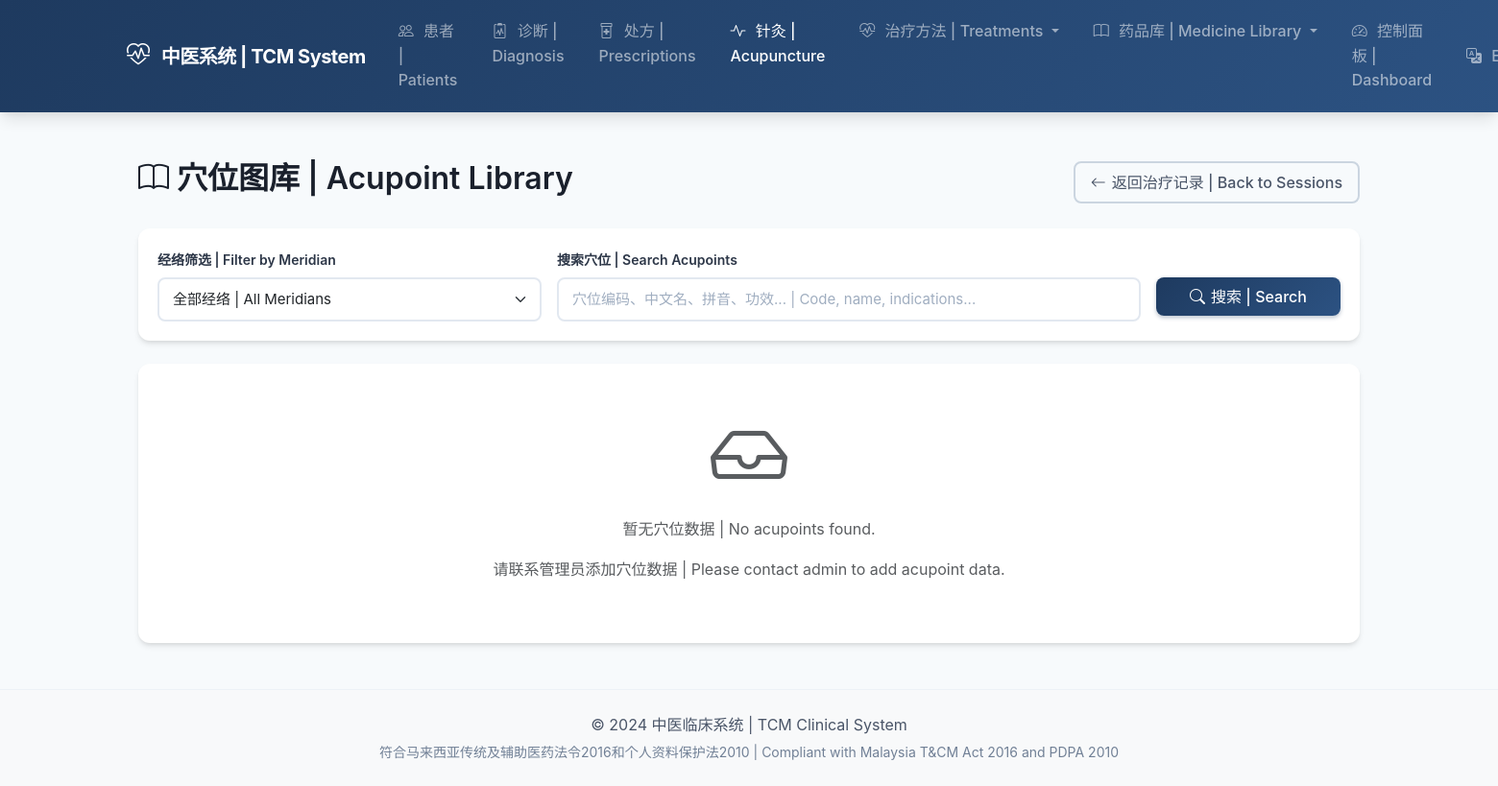
Before: /acupuncture/library/ (signed in) with the older database file.
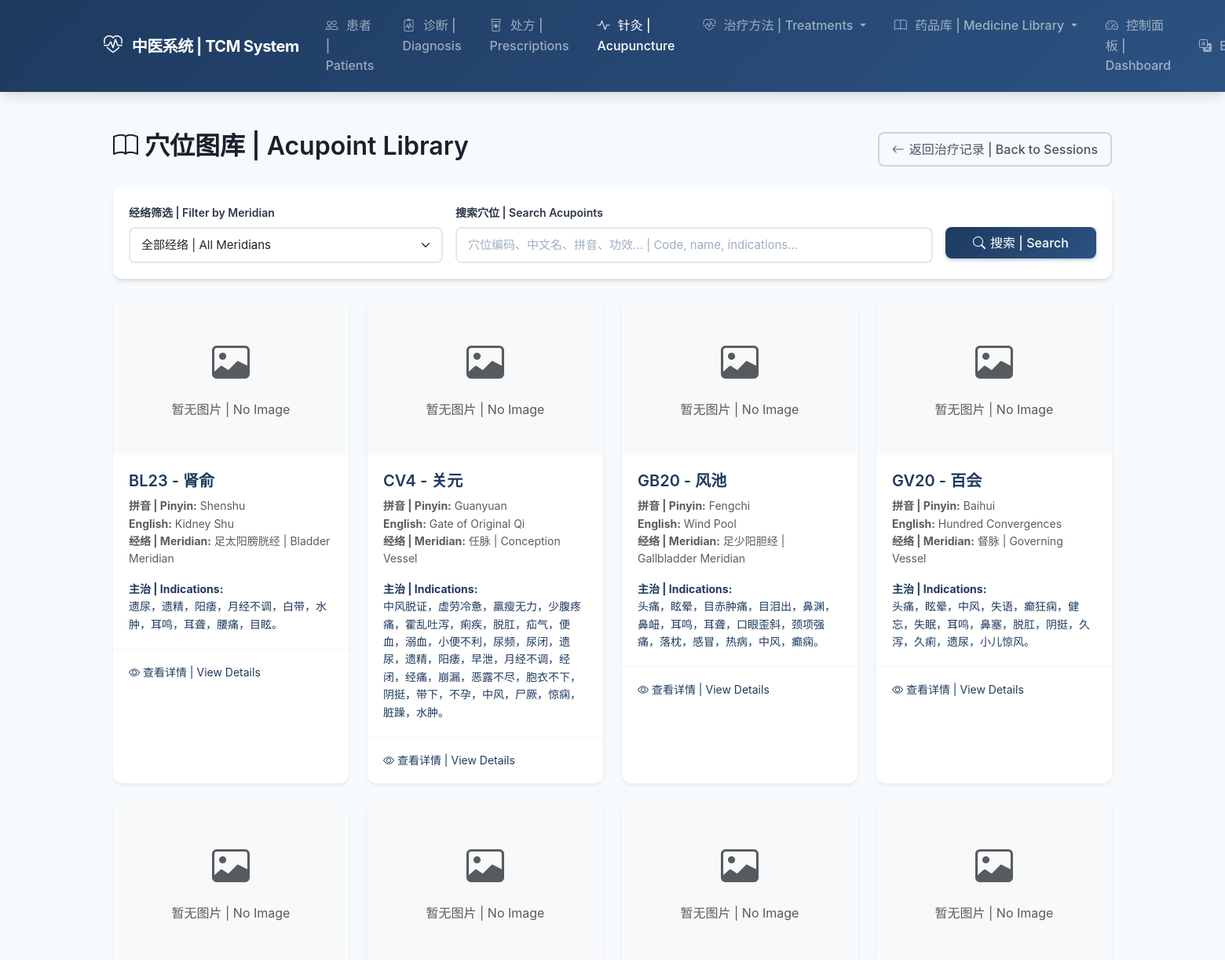
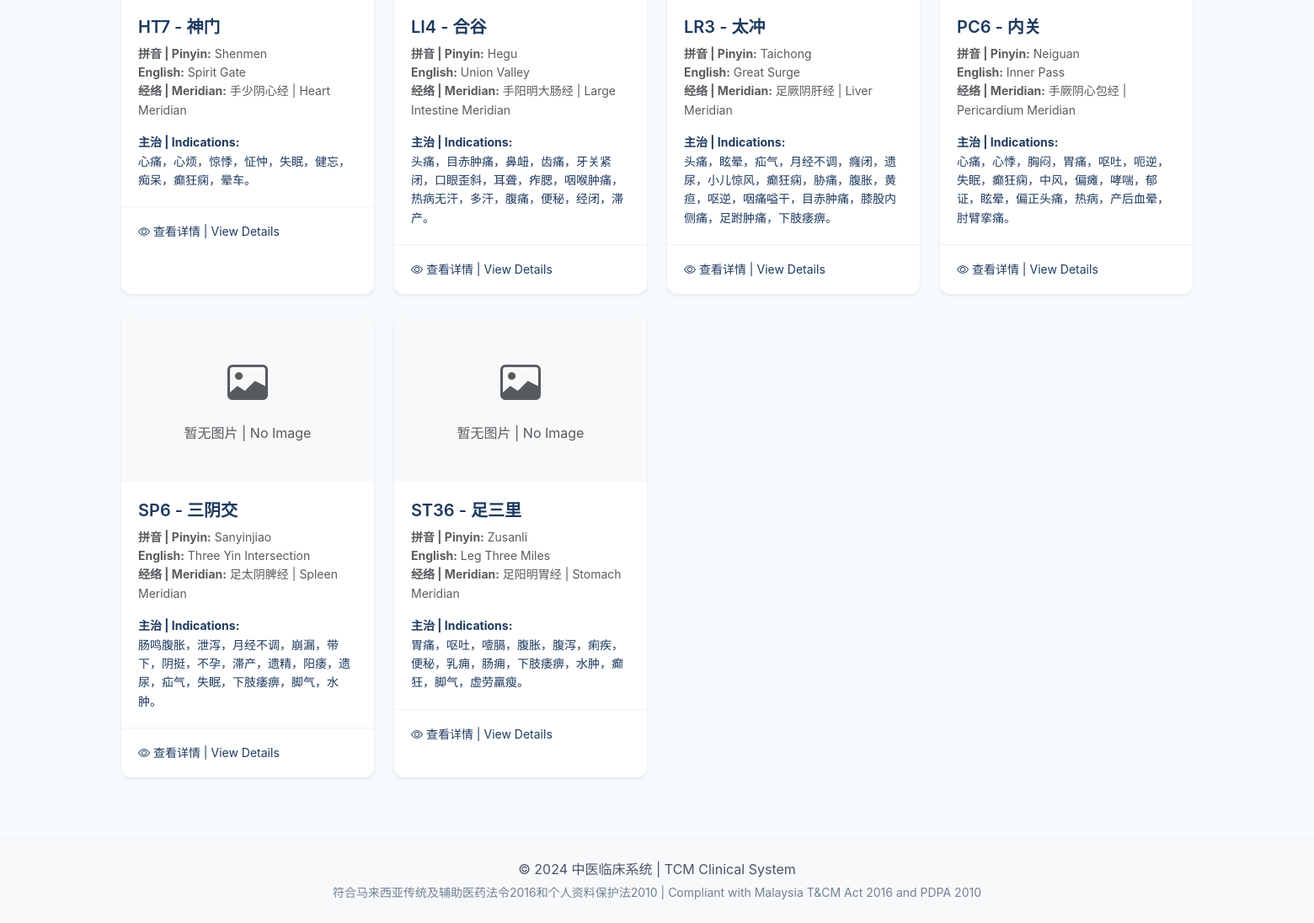
After: the same page with the newer database file (2 pictures, top to bottom).
### acupuncture/models.py (models this page shows, shortened)
class AcupointReference(models.Model):
    class MeridianType(models.TextChoices):
        LUNG = 'LU', _('手太阴肺经 | Lung Meridian')
        LARGE_INTESTINE = 'LI', _('手阳明大肠经 | Large Intestine Meridian')
        STOMACH = 'ST', _('足阳明胃经 | Stomach Meridian')
        SPLEEN = 'SP', _('足太阴脾经 | Spleen Meridian')
        HEART = 'HT', _('手少阴心经 | Heart Meridian')
        SMALL_INTESTINE = 'SI', _('手太阳小肠经 | Small Intestine Meridian')
        BLADDER = 'BL', _('足太阳膀胱经 | Bladder Meridian')
        KIDNEY = 'KI', _('足少阴肾经 | Kidney Meridian')
        PERICARDIUM = 'PC', _('手厥阴心包经 | Pericardium Meridian')
        TRIPLE_BURNER = 'TB', _('手少阳三焦经 | Triple Burner Meridian')
        GALLBLADDER = 'GB', _('足少阳胆经 | Gallbladder Meridian')
        LIVER = 'LR', _('足厥阴肝经 | Liver Meridian')
        GOVERNING_VESSEL = 'GV', _('督脉 | Governing Vessel')
        CONCEPTION_VESSEL = 'CV', _('任脉 | Conception Vessel')
        EXTRA = 'EX', _('经外奇穴 | Extra Points')
    code = models.CharField(
        _('穴位编码 | Acupoint Code'),
        max_length=10,
        unique=True,
        help_text=_('例如：LI4, ST36 | e.g., LI4, ST36')
    )
    chinese_name = models.CharField(
        _('中文名称 | Chinese Name'),
        max_length=50,
        help_text=_('例如：合谷 | e.g., Hegu')
    )
    pinyin_name = models.CharField(
        _('拼音名称 | Pinyin Name'),
        max_length=50,
        help_text=_('例如：Hegu | e.g., Hegu')
    )
    english_name = models.CharField(
        _('英文名称 | English Name'),
        max_length=100,
        blank=True,
        help_text=_('例如：Union Valley | e.g., Union Valley')
    )
    meridian = models.CharField(
        _('所属经络 | Meridian'),
        max_length=2,
        choices=MeridianType.choices
    )
    location_chinese = models.TextField(
        _('定位（中文）| Location (Chinese)'),
        help_text=_('穴位的精确位置描述 | Precise location description')
    )
    location_english = models.TextField(
        _('定位（英文）| Location (English)'),
        blank=True
    )
    image_2d = models.ImageField(
        _('2D图片 | 2D Image'),
        upload_to='acupoints/2d/',
        null=True,
        blank=True,
        help_text=_('穴位2D示意图 | 2D illustration of acupoint')
    )
    image_3d = models.ImageField(
        _('3D图片 | 3D Image'),
        upload_to='acupoints/3d/',
        null=True,
        blank=True,
        help_text=_('穴位3D示意图 | 3D illustration of acupoint')
    )
    video_url = models.URLField(
        _('视频链接 | Video URL'),
        blank=True,
        help_text=_('穴位演示视频URL | Demonstration video URL')
    )
    indications = models.TextField(
        _('主治 | Indications'),
        help_text=_('主治病症 | Main indications for treatment')
    )
    functions = models.TextField(
        _('功效 | Functions'),
        help_text=_('穴位功效 | Therapeutic functions')
    )
    techniques = models.TextField(
        _('针刺方法 | Needling Techniques'),
        blank=True,
        help_text=_('进针深度、角度、手法 | Needle depth, angle, manipulation')
    )
    precautions = models.TextField(
        _('注意事项 | Precautions'),
        blank=True,
        help_text=_('禁忌症和注意事项 | Contraindications and precautions')
    )
    usage_count = models.IntegerField(
        _('使用次数 | Usage Count'),
        default=0,
        help_text=_('在系统中被使用的次数 | Times used in the system')
    )
    effectiveness_rating = models.DecimalField(
        _('有效率 | Effectiveness Rating'),
        max_digits=4,
        decimal_places=2,
        default=0.00,
        help_text=_('基于治疗反馈的有效率 | Effectiveness based on treatment feedback')
    )
    created_at = models.DateTimeField(_('创建时间 | Created At'), auto_now_add=True)
    updated_at = models.DateTimeField(_('更新时间 | Updated At'), auto_now=True)
    is_active = models.BooleanField(_('活跃 | Active'), default=True)
    class Meta:
        verbose_name = _('穴位参考 | Acupoint Reference')
        verbose_name_plural = _('穴位参考库 | Acupoint Reference Library')
        ordering = ['meridian', 'code']
        indexes = [
            models.Index(fields=['code']),
            models.Index(fields=['meridian']),
            models.Index(fields=['-usage_count']),
        ]

### acupuncture/views.py (the view, shortened to what this page needs)
# urls.py: path('library/', views.AcupointLibraryView.as_view(), name='library'),
class AcupointLibraryView(PractitionerRequiredMixin, ListView):
    model = AcupointReference
    template_name = 'acupuncture/acupoint_library.html'
    context_object_name = 'acupoints'
    paginate_by = 20
    def get_queryset(self):
        queryset = AcupointReference.objects.filter(is_active=True)
        meridian = self.request.GET.get('meridian')
        if meridian:
            queryset = queryset.filter(meridian=meridian)
        search = self.request.GET.get('search')
        return queryset.order_by('meridian', 'code')
    def get_context_data(self, **kwargs):
        context = super().get_context_data(**kwargs)
        context['meridian_choices'] = AcupointReference.MeridianType.choices
        context['selected_meridian'] = self.request.GET.get('meridian', '')
        return context

### accounts/models.py (called while the page is built)
    @property
    def is_admin(self):
        return self.role == self.Role.ADMIN

    @property
    def is_practitioner(self):
        return self.role == self.Role.PRACTITIONER

### acupuncture/views.py (called while the page is built)
    def test_func(self):
        return self.request.user.is_practitioner or self.request.user.is_admin

### templates/acupuncture/acupoint_library.html (shortened to what the changed rows need)
{% extends 'base.html' %}
{% load i18n %}
{% load static %}
{% block content %}
<div class="container my-4">
    <div class="d-flex justify-content-between align-items-center mb-4">
        <h2><i class="bi bi-book"></i> 穴位图库 | Acupoint Library</h2>
    </div>
    {% if acupoints %}
    <div class="row">
        {% for acupoint in acupoints %}
        <div class="col-md-4 col-lg-3 mb-4">
            <div class="card h-100 shadow-sm hover-shadow">
                <a href="{% url 'acupuncture:acupoint_detail' acupoint.code %}" class="text-decoration-none">
                    {% if acupoint.image_2d %}
                    <img src="{{ acupoint.image_2d.url }}" class="card-img-top" alt="{{ acupoint.chinese_name }}" style="height: 200px; object-fit: cover;">
                    {% else %}
                    <div class="card-img-top bg-light d-flex align-items-center justify-content-center" style="height: 200px;">
                        <div class="text-center text-muted">
                            <i class="bi bi-image" style="font-size: 3rem;"></i>
                            <p class="mb-0 mt-2">暂无图片 | No Image</p>
                        </div>
                    </div>
                    {% endif %}
                    <div class="card-body">
                        <h5 class="card-title text-primary">
                            {{ acupoint.code }} - {{ acupoint.chinese_name }}
                        </h5>
                        <p class="card-text small text-muted">
                            <strong>拼音 | Pinyin:</strong> {{ acupoint.pinyin_name }}<br>
                            {% if acupoint.english_name %}
                            <strong>English:</strong> {{ acupoint.english_name }}<br>
                            {% endif %}
                            <strong>经络 | Meridian:</strong> {{ acupoint.get_meridian_display }}
                        </p>
                        <p class="card-text small">
                            <strong>主治 | Indications:</strong><br>
                            {{ acupoint.indications|truncatewords:15 }}
                        </p>
                    </div>
                    <div class="card-footer bg-transparent">
                        <small class="text-primary">
                            <i class="bi bi-eye"></i> 查看详情 | View Details
                        </small>
                    </div>
                </a>
            </div>
        </div>
        {% endfor %}
    </div>
    {% else %}
    <div class="card">
        <div class="card-body text-center py-5">
            <i class="bi bi-inbox display-1 text-muted"></i>
            <p class="text-muted mt-3">暂无穴位数据 | No acupoints found.</p>
            <p class="text-muted">请联系管理员添加穴位数据 | Please contact admin to add acupoint data.</p>
        </div>
    </div>
    {% endif %}
</div>
{% endblock %}

Changed rows visible on the page:
added AcupointReference: image_2d "暂无图片 | No Image", code "BL23", chinese_name "肾俞", pinyin_name "Shenshu", english_name "Kidney Shu", meridian "足太阳膀胱经 | Bladder Meridian", indications "遗尿，遗精，阳痿，月经不调，白带，水肿，耳鸣，耳聋，腰痛，目眩。"
added AcupointReference: image_2d "暂无图片 | No Image", code "CV4", chinese_name "关元", pinyin_name "Guanyuan", english_name "Gate of Original Qi", meridian "任脉 | Conception Vessel", indications "中风脱证，虚劳冷惫，羸瘦无力，少腹疼痛，霍乱吐泻，痢疾，脱肛，疝气，便血，溺血，小便不利，尿频，尿闭，遗尿，遗精，阳痿，早泄，月经不调，经闭，经痛，崩漏，恶露不尽，胞衣不下，阴挺，带下，不孕，中风，尸厥，惊痫，脏躁，水肿。"
added AcupointReference: image_2d "暂无图片 | No Image", code "GB20", chinese_name "风池", pinyin_name "Fengchi", english_name "Wind Pool", meridian "足少阳胆经 | Gallbladder Meridian", indications "头痛，眩晕，目赤肿痛，目泪出，鼻渊，鼻衄，耳鸣，耳聋，口眼歪斜，颈项强痛，落枕，感冒，热病，中风，癫痫。"
added AcupointReference: image_2d "暂无图片 | No Image", code "GV20", chinese_name "百会", pinyin_name "Baihui", english_name "Hundred Convergences", meridian "督脉 | Governing Vessel", indications "头痛，眩晕，中风，失语，癫狂痫，健忘，失眠，耳鸣，鼻塞，脱肛，阴挺，久泻，久痢，遗尿，小儿惊风。"
added AcupointReference: image_2d "暂无图片 | No Image", code "HT7", chinese_name "神门", pinyin_name "Shenmen", english_name "Spirit Gate", meridian "手少阴心经 | Heart Meridian", indications "心痛，心烦，惊悸，怔忡，失眠，健忘，痴呆，癫狂痫，晕车。"
added AcupointReference: image_2d "暂无图片 | No Image", code "LI4", chinese_name "合谷", pinyin_name "Hegu", english_name "Union Valley", meridian "手阳明大肠经 | Large Intestine Meridian", indications "头痛，目赤肿痛，鼻衄，齿痛，牙关紧闭，口眼歪斜，耳聋，痄腮，咽喉肿痛，热病无汗，多汗，腹痛，便秘，经闭，滞产。"
added AcupointReference: image_2d "暂无图片 | No Image", code "LR3", chinese_name "太冲", pinyin_name "Taichong", english_name "Great Surge", meridian "足厥阴肝经 | Liver Meridian", indications "头痛，眩晕，疝气，月经不调，癃闭，遗尿，小儿惊风，癫狂痫，胁痛，腹胀，黄疸，呕逆，咽痛嗌干，目赤肿痛，膝股内侧痛，足跗肿痛，下肢痿痹。"
added AcupointReference: image_2d "暂无图片 | No Image", code "PC6", chinese_name "内关", pinyin_name "Neiguan", english_name "Inner Pass", meridian "手厥阴心包经 | Pericardium Meridian", indications "心痛，心悸，胸闷，胃痛，呕吐，呃逆，失眠，癫狂痫，中风，偏瘫，哮喘，郁证，眩晕，偏正头痛，热病，产后血晕，肘臂挛痛。"
added AcupointReference: image_2d "暂无图片 | No Image", code "SP6", chinese_name "三阴交", pinyin_name "Sanyinjiao", english_name "Three Yin Intersection", meridian "足太阴脾经 | Spleen Meridian", indications "肠鸣腹胀，泄泻，月经不调，崩漏，带下，阴挺，不孕，滞产，遗精，阳痿，遗尿，疝气，失眠，下肢痿痹，脚气，水肿。"
added AcupointReference: image_2d "暂无图片 | No Image", code "ST36", chinese_name "足三里", pinyin_name "Zusanli", english_name "Leg Three Miles", meridian "足阳明胃经 | Stomach Meridian", indications "胃痛，呕吐，噎膈，腹胀，腹泻，痢疾，便秘，乳痈，肠痈，下肢痿痹，水肿，癫狂，脚气，虚劳羸瘦。"
Other visible differences:
text no longer shown: "暂无穴位数据 | No acupoints found. 请联系管理员添加穴位数据 | Please contact admin to add acupoint data."
